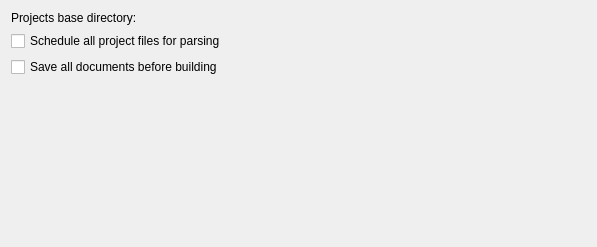
<?xml version="1.0" encoding="UTF-8"?>
<ui version="4.0">
 <class>ProjectPreferences</class>
 <widget class="QWidget" name="ProjectSettings">
  <property name="geometry">
   <rect>
    <x>0</x>
    <y>0</y>
    <width>597</width>
    <height>247</height>
   </rect>
  </property>
  <layout class="QVBoxLayout" name="verticalLayout">
   <item>
    <layout class="QHBoxLayout" name="horizontalLayout_3">
     <item>
      <widget class="QLabel" name="label_3">
       <property name="toolTip">
        <string>Select the base directory where new projects are to be created.</string>
       </property>
       <property name="text">
        <string>Projects base directory:</string>
       </property>
       <property name="buddy">
        <cstring>kcfg_projectsBaseDirectory</cstring>
       </property>
      </widget>
     </item>
     <item>
      <widget class="KUrlRequester" name="kcfg_projectsBaseDirectory">
       <property name="toolTip">
        <string>Select the base directory where new projects are to be created.</string>
       </property>
       <property name="mode">
        <set>KFile::Directory|KFile::ExistingOnly|KFile::LocalOnly</set>
       </property>
      </widget>
     </item>
    </layout>
   </item>
   <item>
    <widget class="QCheckBox" name="kcfg_parseAllProjectSources">
     <property name="toolTip">
      <string>Parse all files in a project after the project has been opened.</string>
     </property>
     <property name="text">
      <string>Schedule all project files for parsing</string>
     </property>
    </widget>
   </item>
   <item>
    <widget class="QCheckBox" name="kcfg_saveDocuments">
     <property name="toolTip">
      <string>Save all modified documents when the &quot;build&quot; action is triggered.</string>
     </property>
     <property name="text">
      <string>Save all documents before building</string>
     </property>
    </widget>
   </item>
   <item>
    <spacer name="verticalSpacer">
     <property name="orientation">
      <enum>Qt::Vertical</enum>
     </property>
     <property name="sizeHint" stdset="0">
      <size>
       <width>403</width>
       <height>147</height>
      </size>
     </property>
    </spacer>
   </item>
  </layout>
 </widget>
 <customwidgets>
  <customwidget>
   <class>KUrlRequester</class>
   <extends>QWidget</extends>
   <header>kurlrequester.h</header>
  </customwidget>
 </customwidgets>
 <resources/>
 <connections/>
</ui>
